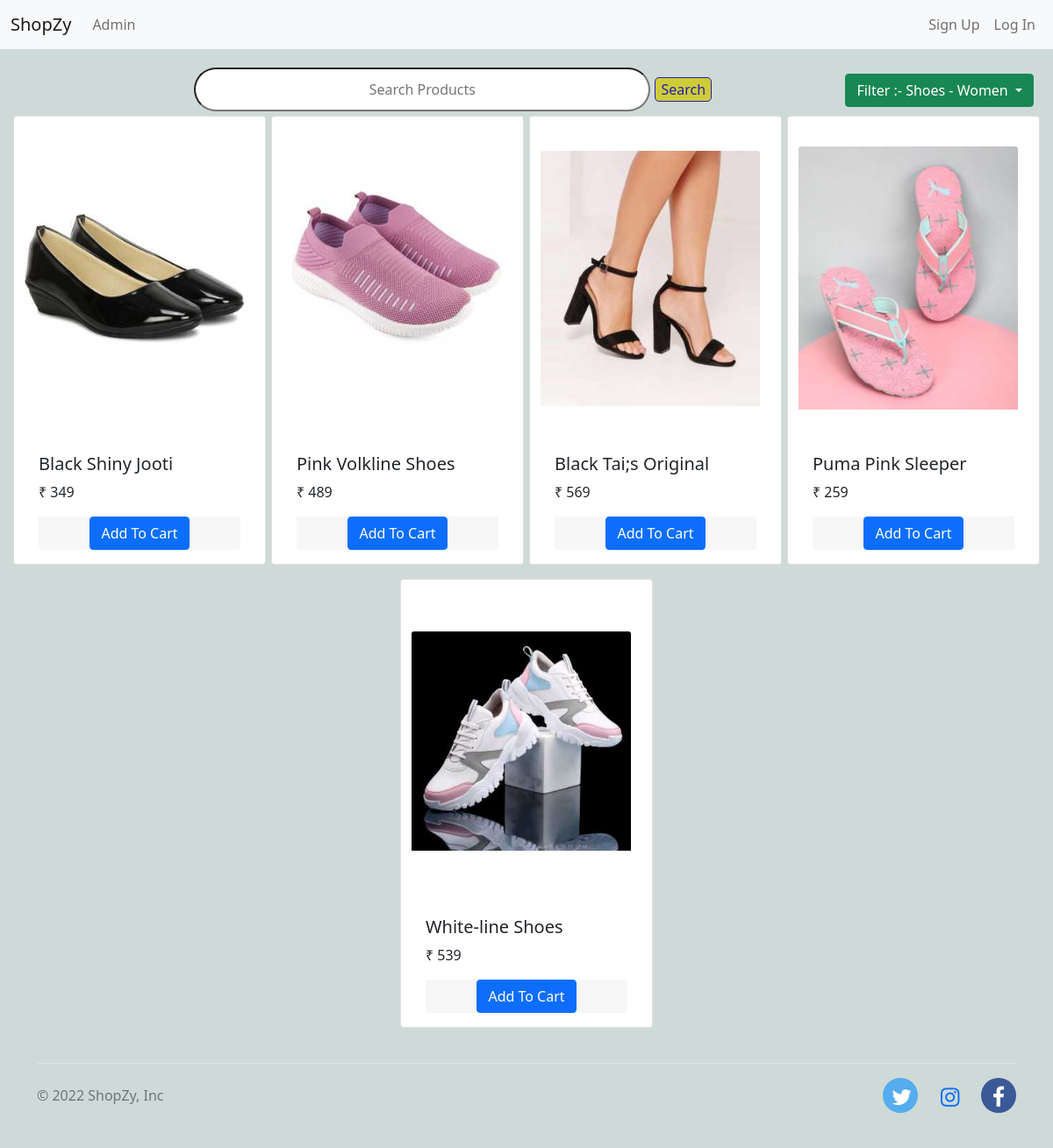
The app's page /?category=4 with its own data.
### Shop/models/category.py (models this page shows)
class Category (models.Model):
    name = models.CharField(max_length= 15)
    def __str__(self):
        return self.name
    @staticmethod
    def get_all_category():
        return Category.objects.all()

### Shop/models/product.py (models this page shows, shortened)
class Product(models.Model) :
    name = models.CharField(max_length = 25)
    price = models.IntegerField(default = 100)
    category = models.ForeignKey(Category, on_delete = models.CASCADE)
    description = models.CharField(max_length = 50)
    image = models.ImageField(upload_to = 'Uploads/images')
    @staticmethod
    def get_all_products():
        return Product.objects.all()
    @staticmethod
    def get_products_by_categoryId(category_id):
        if category_id :
            return Product.objects.filter(category = category_id)
        return Product.get_all_products()

### Shop/views/index.py (the view, shortened to what this page needs)
# urls.py: path('',  Index.as_view() , name = 'HomePage'),
class Index(View):
    def get(self, request):
        if not request.session.get("cart"):
            request.session["cart"] = {}
        data = {}
        products = Product.get_all_products()
        categories = Category.get_all_category()
        categoryId = request.GET.get('category')
        data['id'] = None
        searchTxt = request.GET.get('Search')
        if searchTxt :
            products = Product.get_product_by_txt(searchTxt)
            print(len(products))
        if categoryId :
            products = Product.get_products_by_categoryId(categoryId)
            data['id'] = categories[int(categoryId)-1]
        data['category'] = categories
        data['products'] = products
        data['size'] = len(products)
        print("You are : " , request.session.get('customerEmail'))
        return render(request,'index.html',data)

### Shop/templatetags/cart_qty.py (called while the page is built)
@register.filter(name="is_in_cart")
def is_in_cart(product, cart):
    keys = cart.keys()
    for key in keys :
        if int(key) == product.id and cart[key] != 0 :
            return True
    return False

### Shop/templatetags/custom_filter.py (called while the page is built)
@register.filter(name="currency")
def currency(price):
    return "₹ " + str(price)

### Shop/templates/index.html (shortened to what this page needs)
{% extends 'base.html' %}
{% load cart_qty %}
{% load custom_filter %}
{% block content %}
<div class="container-fluid mt-3">
  <div class="flex">
    <div class="text-center">
      <form action="" method="GET" value="" id="Search">
        <input type="text" name="Search" value="" placeholder="Search Products" id="search-box" />
        <div class="s-btn">
          <input type="submit" name="submit" value="Search" id="search-btn" />
        </div>
      </form>
    </div>
    <div class=" filter">
      <button type="button" class="btn f btn-success dropdown-toggle" data-bs-toggle="dropdown" aria-expanded="false">
        {% if id%}
        Filter :- {{id}}
        {% else %}
        Filter
        {% endif %}
      </button>
    </div>
  </div>
  <div class="row">
    <div id='products' class=" mx-auto">
      <div class="row mx-auto">
        {% if size == 0 %}
        <div class="no-product">
          <p class="err-msg">There are no products to show.</p>
        </div>
        {% else %}
        {% for product in products %}
        {% if 3 >= size %}
        <div class="card flex prdts" id={{product.id}} style=" width: 18rem;">
          {% else %}
          <div class="card mx-auto mb-3" id={{product.id}} style="width: 18rem;">
            {% endif %}
            <div class="img-div">
              <img src={{product.image.url}} class="card-img-top img" alt="{{product.name}}-image">
            </div>
            <div class="card-body">
              <h5 class="card-title">{{product.name}}</h5>
              <p class="card-text">{{product.price|currency}}</p>
              <div class="card-footer p-0 no-gutters">
                {% if product|is_in_cart:request.session.cart %}
                <div class="row no-gutters cart">
                  <form action="/#{{product.id}}" id="btn" method="post" class="col-2 no-gutters">
                    {% csrf_token %}
                    <input hidden type="text" name="productId" value="{{product.id}}">
                    <input hidden type="text" name="qty" value="-1">
                    <input type="submit" value="-" class="no-gutters btn btn-block
                  btn-light border">
                  </form>
                  <div class="text-center col"> {{product|cart_quantity:request.session.cart}} </div>
                  <form action="/#{{product.id}}" id="btn" method="post" class="col-2 no-gutters">
                    {% csrf_token %}
                    <input hidden type="text" name="productId" value="{{product.id}}">
                    <input hidden type="text" name="qty" value="1">
                    <input type="submit" value="+" class="no-gutters btn btn-block
                  btn-light border">
                  </form>
                </div>
                {% else %}
                <form action="/#{{product.id}}" method="post" class="btn-block">
                  <button type="submit" class="btn btn-primary">Add To Cart</button>
                </form>
                {% endif %}
              </div>
            </div>
          </div>
          {% endfor %}
          {% endif %}
        </div>
      </div>
    </div>
  </div>
  {% endblock %}

### Shop/templates/base.html (style rules this page uses)
body { background-color: rgb(206, 218, 215) }

### Shop/templates/index.html (style rules this page uses)
.flex { display: flex; justify-content: space-between; }
#Search { display: flex; justify-content: center; flex-direction: row; width: 120%; height: auto; }
#search-box { padding: 3%; margin: 5px; min-width: 140%; min-height: 200%; text-align: center; border-radius: 25px; }
.s-btn { display: flex; justify-content: center; align-items: center; }
#search-btn { border-radius: 5px; background-color: #cdcc38; color: #271eaf; height: fit-content; border: 1px solid #271eaf; }
.img { width: 250px; }
.img-div { display: flex; min-height: 23em; flex-direction: column; align-content: center; justify-content: center; }
.filter { padding: 10px; margin-bottom: + 5px; display: flex; flex-direction: row-reverse; align-items: flex-end; }
.f { position: relative; float: right; }
.card-footer { border: 0px; }
.text-center { margin: auto; }
.btn-block { text-align: center; }

### records on screen
Category: name "Shoes - Women"
Product: image (picture), name "Black Shiny Jooti", price "₹ 349"
Product: image (picture), name "Pink Volkline Shoes", price "₹ 489"
Product: {{ product.id }} 18 (drawn), image (picture), name "Black Tai;s Original", price "₹ 569"
Product: image (picture), name "Puma Pink Sleeper", price "₹ 259"
Product: image (picture), name "White-line Shoes", price "₹ 539"
